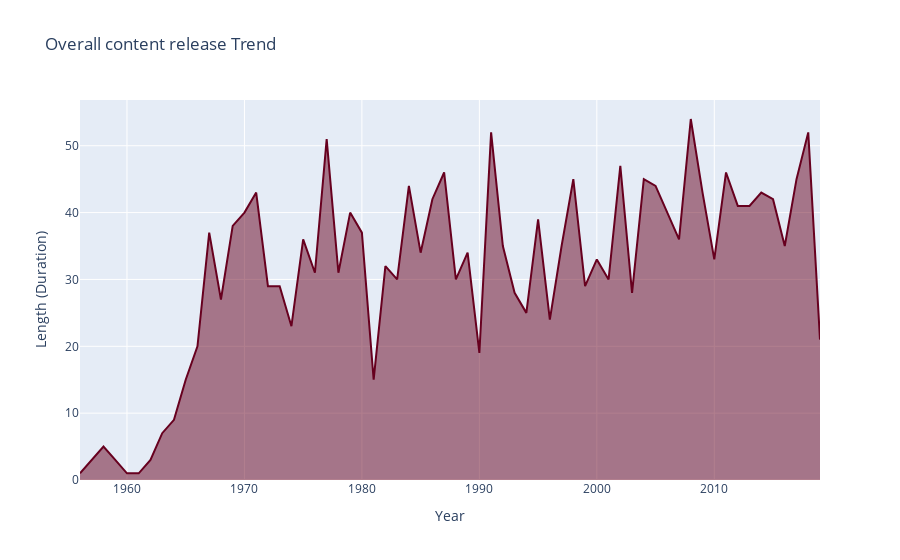

The cell this chart's notebook holds for it:
### Code cell
df=spotify_df.query("Year>=1800")
df=df.groupby("Year")["Length (Duration)"].count().reset_index()

fig=px.area(df,x="Year",y='Length (Duration)',color_discrete_sequence=px.colors.sequential.RdBu,
           title="Overall content release Trend")
fig.show()

### Figure 1 — Plotly figure (JSON) as saved in the notebook; plotly's stock layout.template omitted (floating-point values rounded to 4 significant figures)
{"data": [{"hovertemplate": "Year=%{x}<br>Length (Duration)=%{y}<extra></extra>", "legendgroup": "", "line": {"color": "rgb(103,0,31)"}, "marker": {"symbol": "circle"}, "mode": "lines", "name": "", "orientation": "v", "showlegend": false, "stackgroup": "1", "type": "scatter", "x": [1956, 1958, 1959, 1960, 1961, 1962, 1963, 1964, 1965, 1966, 1967, 1968, 1969, 1970, 1971, 1972, 1973, 1974, 1975, 1976, 1977, 1978, 1979, 1980, 1981, 1982, 1983, 1984, 1985, 1986, 1987, 1988, 1989, 1990, 1991, 1992, 1993, 1994, 1995, 1996, 1997, 1998, 1999, 2000, 2001, 2002, 2003, 2004, 2005, 2006, 2007, 2008, 2009, 2010, 2011, 2012, 2013, 2014, 2015, 2016, 2017, 2018, 2019], "xaxis": "x", "y": [1, 5, 3, 1, 1, 3, 7, 9, 15, 20, 37, 27, 38, 40, 43, 29, 29, 23, 36, 31, 51, 31, 40, 37, 15, 32, 30, 44, 34, 42, 46, 30, 34, 19, 52, 35, 28, 25, 39, 24, 35, 45, 29, 33, 30, 47, 28, 45, 44, 40, 36, 54, 43, 33, 46, 41, 41, 43, 42, 35, 45, 52, 21], "yaxis": "y"}], "layout": {"legend": {"tracegroupgap": 0}, "title": {"text": "Overall content release Trend"}, "xaxis": {"anchor": "y", "domain": [0, 1], "title": {"text": "Year"}}, "yaxis": {"anchor": "x", "domain": [0, 1], "title": {"text": "Length (Duration)"}}}}
